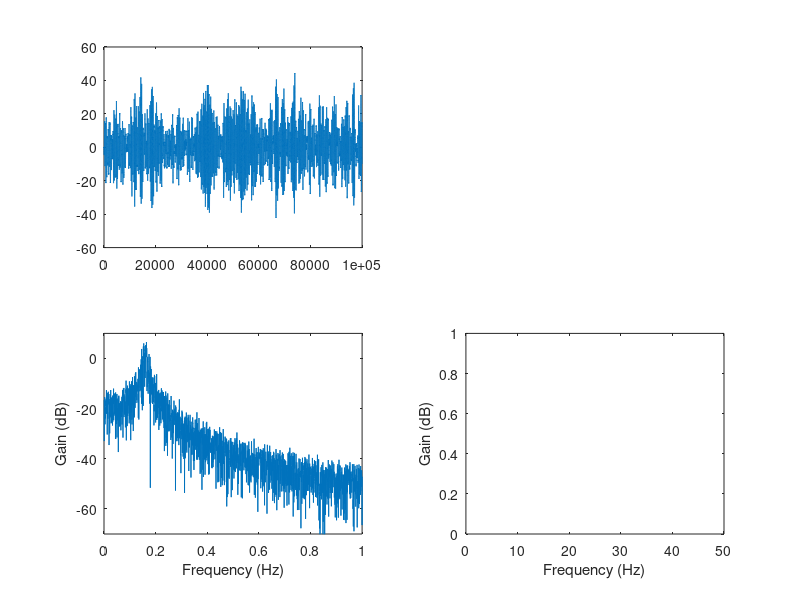

This chart was generated by the following MATLAB code:
% create multivariate AR model
m=1;
c=0.5;
k1=1;
k3=0.3;
Ts=0.02;
sigma=0.1;

%% AR modeling or sinusoid
t=0:0.02:50;%sample time
xsam=5*sin(t);%sample sinusoid
n=15;%order 15

% calculate autocorrelation
R=zeros(size(xsam));
N=length(xsam);
for cnt=1:length(xsam)
    for k=1:N-(cnt-1)
        R(cnt)=R(cnt)+xsam(k)*xsam(k+(cnt-1));
    end
    R(cnt)=R(cnt)/N;
end
%autocorrelation for positive lags
r=R(2:end);
% autocorrelation at lag 0
r0=R(1);

% levinson algorithm
A=zeros(n,n);
sigma2=zeros(1,n);
A(1,1)=-1*r(1)/r0;
sigma2(1)=(1-A(1,1)^2)*r0;
for k=2:n
    A(k,k)=-1*(r(k)+A(k-1,1:k-1)*fliplr(r(1:k-1))')/sigma2(k-1);
    for i=1:k-1
        A(k,i)=A(k-1,i)+A(k,k)*A(k-1,k-i);
        sigma2(k)=(1-A(k,k)^2)*sigma2(k-1);
    end
end

a=-1*A(end,end:-1:1)'; % put it it the proper format


ynext = @(yprevious1,yprevious2,xprevious2)(2-0.5*Ts)*yprevious1-(1-0.5*Ts+Ts^2)*yprevious2-k3*Ts^2*yprevious2^3+Ts^2*xprevious2+normrnd(0,sigma);
xnext = @(x) x*a+normrnd(0,0.1);%sqrt(sigma2(end)));

% generate 1000 samples
signalLength = 100000;
historyLength = 15;
y=zeros(1,signalLength + historyLength);
x=zeros(1,signalLength + historyLength);
for i=(historyLength+1):(signalLength + historyLength)
    y(i)=ynext(y(i-1),y(i-2),x(i-2));
    x(i)=xnext(x(i-historyLength:i-1));
end
y=y((historyLength+1):(signalLength + historyLength));
x=x((historyLength+1):(signalLength + historyLength));

% plot
frequencies = linspace(0,1,signalLength)/(0.02);% this addition gives you the frequency in Hz
subplot(2,2,1)
plot(x)
subplot(2,2,2)
plot(y)
subplot(2,2,3)
xfft=fft(x);
plot(frequencies,20*log10(abs(xfft)/(signalLength)))
ylabel('Gain (dB)');% gain... but w.r.t. what?
xlabel('Frequency (Hz)')
axis([0,1,-70,10])
subplot(2,2,4)
yfft=fft(y);
plot(frequencies,20*log10(abs(yfft)))
ylabel('Gain (dB)');% gain... but w.r.t. what?
xlabel('Frequency (Hz)')


